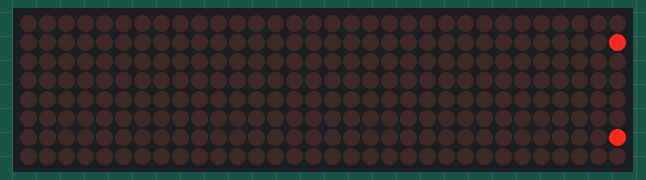
Recording of a sketch running on a simulated ESP8266 (NodeMCU). On the bench: 32×8 LED matrix. WiFi joins after 1.5 s; servers stay silent unless stated; what the sketch prints to the serial monitor is not drawn.

Above: at 1.65 s.
At 2.25 s:
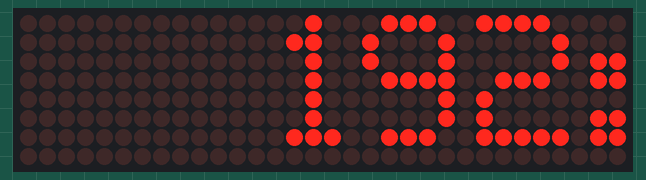
At 2.85 s:
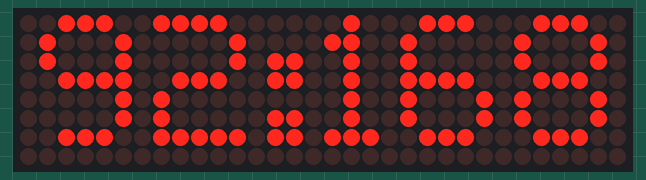
At 3.45 s:
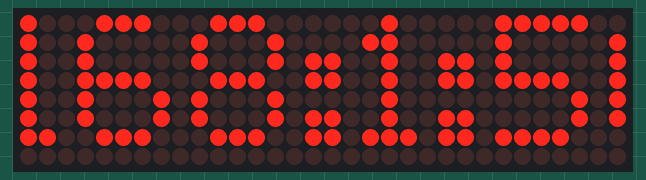
At 4.35 s:
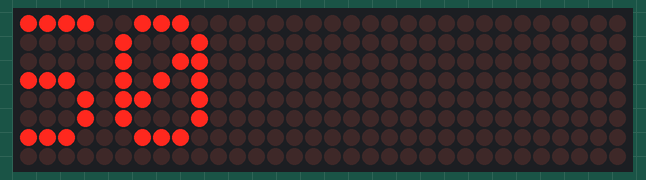

The sketch:

fetch_volumio_state.ino
```cpp
// wifi library
#include <ESP8266WiFi.h>

// http client
#include <ESP8266HTTPClient.h>

// JSON Parser
#include <ArduinoJson.h>
// Initialize DynamicJsonObject
DynamicJsonDocument doc(2048);


// Connections for ESP8266 hardware SPI are:
// Vcc       3v3     LED matrices seem to work at 3.3V
// GND       GND     GND
// DIN        D7     HSPID or HMOSI
// CS or LD   D8     HSPICS or HCS
// CLK        D5     CLK or HCLK
//

// For hardware type definition
#include <MD_MAX72xx.h>
// SPI interface and Parola library for animation
#include <MD_Parola.h>
#include <SPI.h>

// Define my hardware
#define HARDWARE_TYPE MD_MAX72XX::FC16_HW
// How many 8x8 segments we use
#define MAX_DEVICES 4

// Pinout declaration
#define CLK_PIN   D5 // or SCK
#define DATA_PIN  D7 // or MOSI
#define CS_PIN    D8 // or SS

// SPI hardware interface; create display object
MD_Parola myDisplay = MD_Parola(HARDWARE_TYPE, CS_PIN, MAX_DEVICES);

// Scrolling parameters
uint8_t frameDelay = 35;  // default frame delay value in ms
textEffect_t  scrollEffect = PA_SCROLL_LEFT;

// WiFi data
#ifndef WSSID
#define WSSID "WIFISSID"
#define WPSK  "WIFIPASS"
#endif

const char* ssid = WSSID;
const char* password = WPSK;


// http endpoint
const char* volumio_endpoint = "http://10.20.45.29/api/v1/getState";

// Buffer for messages
#define BUF_SIZE  512
char curMessage[BUF_SIZE];
char newMessage[BUF_SIZE];
bool newMessageAvailable = false;

void setup() {

  Serial.begin(115200);
  Serial.println();

  // Intialize the display object:
  myDisplay.begin();
  // Clear the display:
  myDisplay.displayClear();
  // Set the intensity (brightness) of the display (0-15):
  myDisplay.setIntensity(5);
  // Start displayScroll animation
  myDisplay.displayScroll(curMessage, PA_LEFT, scrollEffect, frameDelay); //(curMessage, PA_LEFT, 50, 1000, PA_PRINT, PA_WIPE_CURSOR);
  // Put null byte at begining so parole wont display garbage
  curMessage[0] = newMessage[0] = '\0';


  Serial.print("Connecting to ");
  Serial.println(ssid);
  // Start wifi connection to AP
  WiFi.begin(ssid, password);

  // Notify user that we are connecting to wifi
  while (WiFi.status() != WL_CONNECTED) {
    delay(500);
    Serial.print(".");
  }
  Serial.println("");
  Serial.println("WiFi connected");

  // Put ip in curMessage buffer
  sprintf(curMessage, "%d:%d:%d:%d", WiFi.localIP()[0], WiFi.localIP()[1], WiFi.localIP()[2], WiFi.localIP()[3]);


}

void fetchHTTP(void){
   // Initialize client
    HTTPClient http;
    // Force http/1.0 because we bypass chunked transfer encoding using http.getStream()
    http.useHTTP10(true);
    // Specify endpoint
    http.begin(volumio_endpoint);
    // Send request
    int httpCode = http.GET();

    // Check if http 200
    if (httpCode == 200) {
      // Deserialize json so we can use it
      deserializeJson(doc, http.getStream());
      // Test print
      Serial.println(doc["service"].as<char*>());
      Serial.println(doc["title"].as<char*>());
      Serial.println(doc["artist"].as<char*>());
      // Send disconnect message to server (?)
      http.end();
    }
    // TODO concat strings
    // Copy from response to curMessage buffer
    strcpy(curMessage, doc["title"].as<char*>());
}


void loop() {
  // TODO
  // Display service every thrid animation as static text for ~3 sec
  // Some radios/services show separate title and artis, concatenate those strings

  if(myDisplay.displayAnimate()) {
    fetchHTTP();
    myDisplay.displayReset();
  }
}
```
